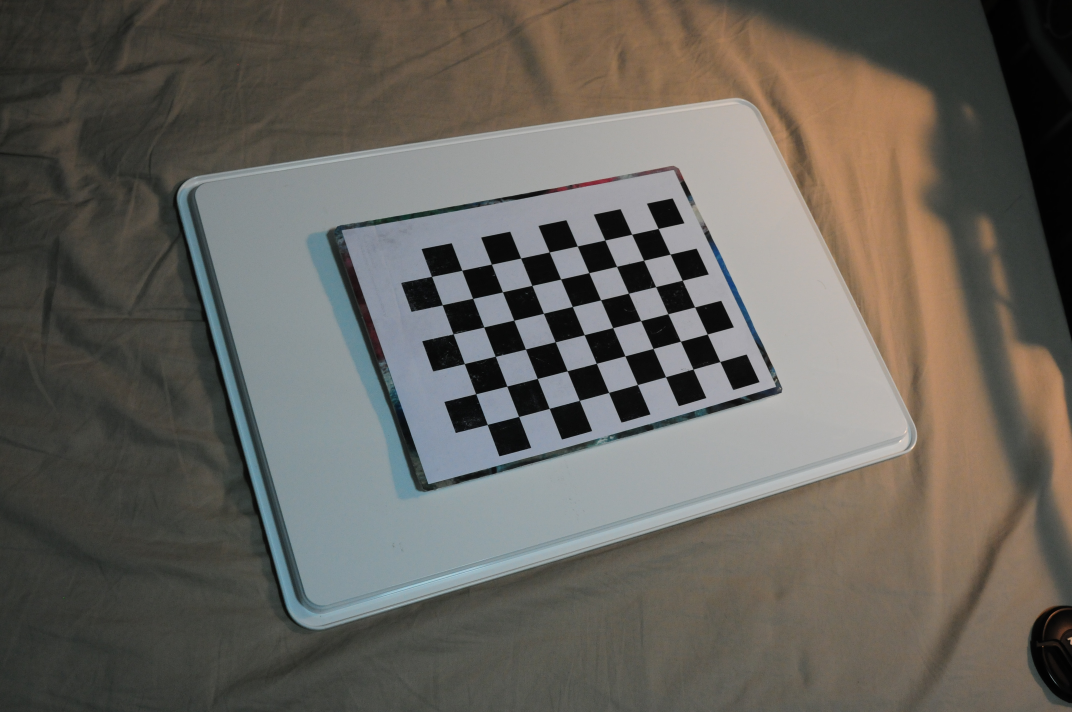
#> input picture versions/V1.1/Components/DSC_0631.JPG, 4288 x 2848 px (shown at 1/4 size)
$ python py_preprocess.py
#> lines starting #> are read from the running program, lines starting #| are printed output that depends on the picture; after the words box and inside, x2 and y2 are one past the last pixel; in counts of white or black regions, pixels touching at a corner belong together
# -*- coding: utf-8 -*-

import cv2
import numpy as np
import pickle


def undistortImage(Image, CameraMatrix, StoreImage=False, ImageName='Image'):
    # Get the parameters
    with open(CameraMatrix, 'rb') as f:
        cameraMatrix = pickle.load(f)
        mtx = cameraMatrix['mtx']
        dist = cameraMatrix['dist']

    # Undistort
    dst = cv2.undistort(Image, mtx, dist, None, mtx)

    # Store the undistorted image
    if StoreImage:
        cv2.imwrite(ImageName + '_undistorted.jpg', dst)

    return dst


def findChessboardInImage(Image, Width=6, Height=9):
    criteria = (cv2.TERM_CRITERIA_EPS + cv2.TERM_CRITERIA_MAX_ITER, 30, 0.001)

    img_size = Image.shape[:2]
    gray = cv2.cvtColor(Image, cv2.COLOR_BGR2GRAY)

    # Find the chess board corners
    ret, corners = cv2.findChessboardCorners(gray, (Height, Width), None)

    # If found, return corners
    if ret:
        corners2 = cv2.cornerSubPix(gray, corners, (11, 11), (-1, -1), criteria)
        return corners2
    else:
        return []


def getChessboardCorners(Corners, Width=6, Height=9):
    # Get the 4 corner points of the chessboard
    points = Corners[0]
    for i in (Height - 1, (Width - 1) * Height, Width * Height - 1):
        points = np.vstack((points, Corners[i]))
    return points


def getNewPoints(Width=6, Height=9, Size=(8000, 8000)):
    # Get the 4 new points based on the chessboard size
    halfWidth = (Height - 1) * 50
    halfHeight = (Width - 1) * 50
    p1 = np.float32([Size[0] / 2 - halfWidth, Size[1] / 2 - halfHeight])
    p2 = np.float32([Size[0] / 2 + halfWidth, Size[1] / 2 - halfHeight])
    p3 = np.float32([Size[0] / 2 - halfWidth, Size[1] / 2 + halfHeight])
    p4 = np.float32([Size[0] / 2 + halfWidth, Size[1] / 2 + halfHeight])
    return np.vstack((p1, p2, p3, p4))


def cropImgPerspectively(Image, OldPoints, NewPoints, Size=(8000, 8000)):
    # From the Old and New points get the transform matrix, then crop image
    M = cv2.getPerspectiveTransform(OldPoints, NewPoints)
    return cv2.warpPerspective(Image, M, Size)


def showImg(winName, mat, Width=None, Height=None):
    # Get image size
    # if Width is None or Height is None:
    #     Height, Width = mat.shape[:2]

    dim = None

    # if both the width and height are None
    if Width is None and Height is None:
        dim = mat.shape[:2]

    # check to see if the width is None
    elif Width is None:
        # calculate the ratio of the height and construct the
        # dimensions
        r = Height / float(mat.shape[0])
        dim = (int(mat.shape[1] * r), Height)

    # otherwise, the height is None
    else:
        # calculate the ratio of the width and construct the
        # dimensions
        r = Width / float(mat.shape[1])
        dim = (Width, int(mat.shape[0] * r))

    # Display image
    cv2.namedWindow(winName, 0)
    cv2.resizeWindow(winName, dim[0], dim[1])
    cv2.imshow(winName, mat)


def cropBlackBorder(Image):
    # This function crop the balck border of an image

    # Convert the image to gray
    gray = cv2.cvtColor(Image, cv2.COLOR_BGR2GRAY)
    _, gray = cv2.threshold(gray, 1, 255, cv2.THRESH_BINARY)

    # Get the outer contour
    contours, hierarchy = cv2.findContours(gray, cv2.RETR_EXTERNAL, cv2.CHAIN_APPROX_SIMPLE)
    cnt = contours[0]
    x, y, w, h = cv2.boundingRect(cnt)
    return Image[y:y + h, x:x + w]


if __name__ == '__main__':
    MainImage = cv2.imread('DSC_0631.JPG')
#> MainImage is the input picture: shape (2848, 4288, 3); mean B, G, R 92, 98.5, 101.9
    showImg('Before', MainImage, 900)
    cv2.waitKey(1)
    MainImage = undistortImage(MainImage, 'matrix.p')
#> (reads versions/V1.1/Components/matrix.p from the repository)
#> in undistortImage, `dst = cv2.undistort(Image, mtx, dist, None, mtx)`:
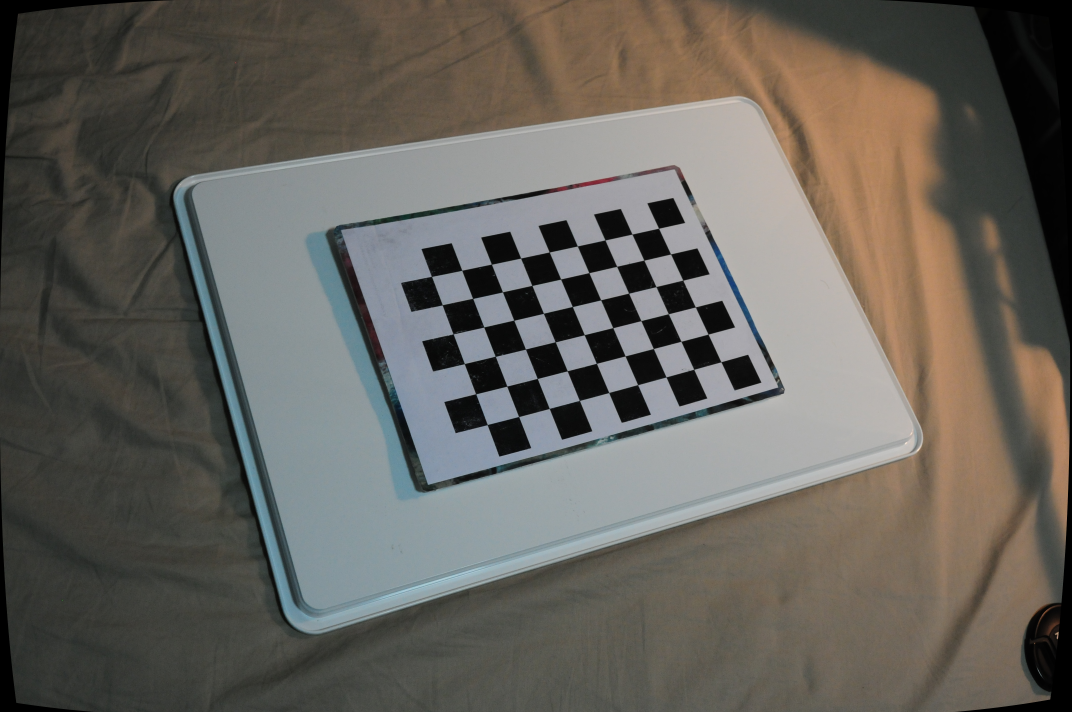
#> dst: shape (2848, 4288, 3) (shown at 1/4 size); mean B, G, R 92, 98.4, 101.8
    corners = findChessboardInImage(MainImage, Width=6, Height=9)
#> in findChessboardInImage, `gray = cv2.cvtColor(Image, cv2.COLOR_BGR2GRAY)`:
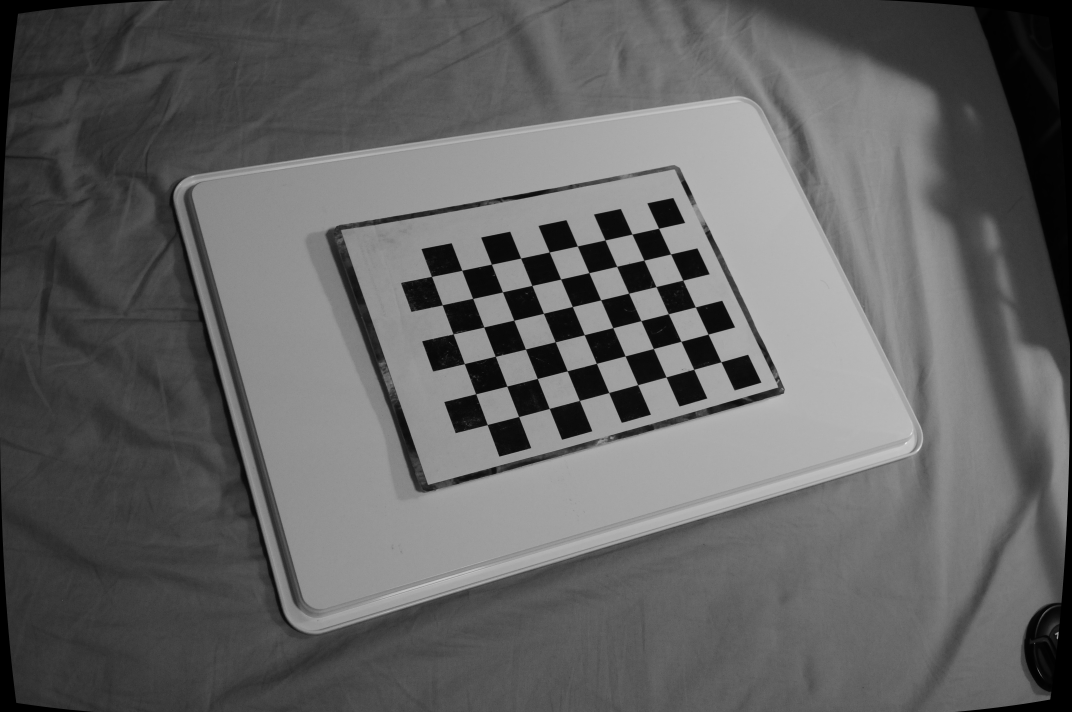
#> gray: shape (2848, 4288) (shown at 1/4 size); min 0, max 242, mean 98.7
#> in findChessboardInImage, `ret, corners = cv2.findChessboardCorners(gray, (Height, Width), None)`: ret = True; corners = 54 rows, first 8: [2885.2, 1448.6], [2776.1, 1478.3], [2665.5, 1509], [2552.1, 1540.2], [2436.6, 1571.5], [2319.1, 1603.3], [2198.3, 1635.2], [2076.1, 1667.6]
#> in findChessboardInImage, `corners2 = cv2.cornerSubPix(gray, corners, (11, 11), (-1, -1), criteria)`: corners2 = 54 rows, first 8: [2885.3, 1448.7], [2776.4, 1478.6], [2665.5, 1509.2], [2551.8, 1540.3], [2436.6, 1571.6], [2318.8, 1603.1], [2198.4, 1635.3], [2076, 1667.6]
#> corners has the same summary as corners2 in findChessboardInImage
    oldChessBoardCorners = getChessboardCorners(corners)
#> in getChessboardCorners, `points = Corners[0]`: points = [[2885.3, 1448.7]]
#> the loop in getChessboardCorners, `for i in (Height - 1, (Width - 1) * Height, Width * Height - 1):` made 3 passes
#> points on passes 1 to 2: [[2885.3, 1448.7], [1950.4, 1699.9]], [[2885.3, 1448.7], [1950.4, 1699.9], [2635.7, 914.5]]
#> oldChessBoardCorners = [[2885.3, 1448.7], [1950.4, 1699.9], [2635.7, 914.5], [1727.2, 1107]]
    ChessBoardCorners = getNewPoints(Width=6, Height=9, Size=(8000, 8000))

    # Transform and save the image
    MainImage = cropImgPerspectively(MainImage, oldChessBoardCorners, ChessBoardCorners)
#> in cropImgPerspectively, `M = cv2.getPerspectiveTransform(OldPoints, NewPoints)`: M = [[-1.05, 0.801, 5402.9], [-0.449, -0.343, 5485.4], [-6.39e-05, 0.000117, 1]]
    # cv2.imwrite('imgAfter', MainImage)
    showImg('After', MainImage, 900, 900)
    cv2.waitKey(1)

    # Crop the black border
    crop = cropBlackBorder(MainImage)
#> in cropBlackBorder, `gray = cv2.cvtColor(Image, cv2.COLOR_BGR2GRAY)`:
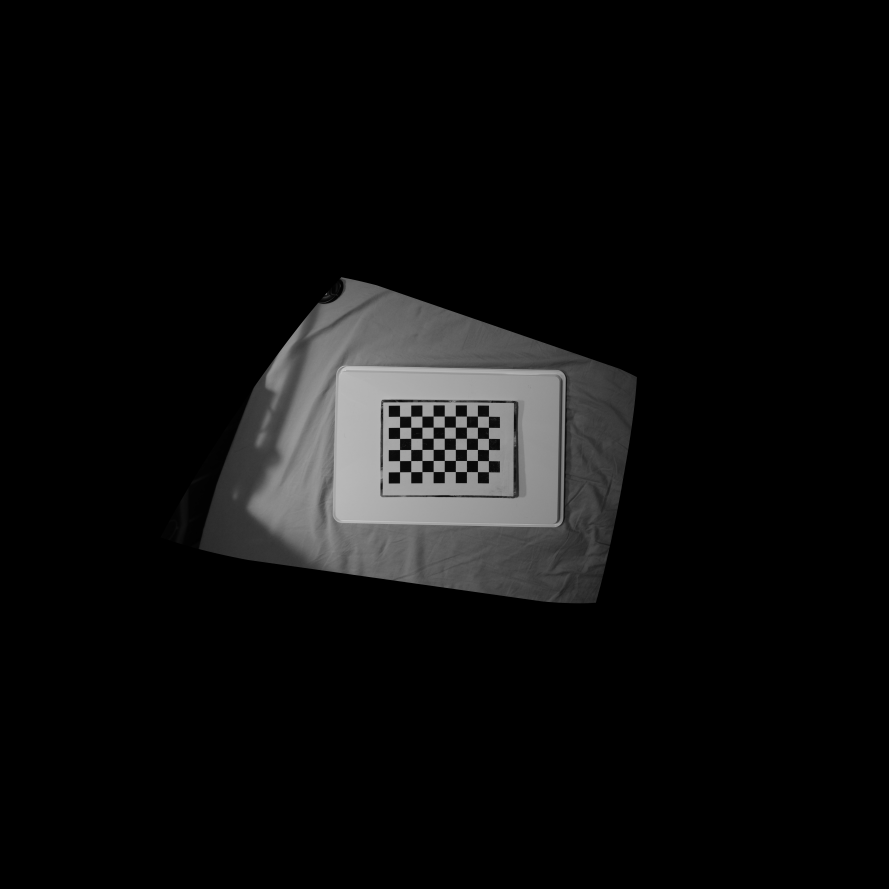
#> gray: shape (8000, 8000) (shown at 1/9 size); min 0, max 242, mean 13.4
#> in cropBlackBorder, `_, gray = cv2.threshold(gray, 1, 255, cv2.THRESH_BINARY)`:
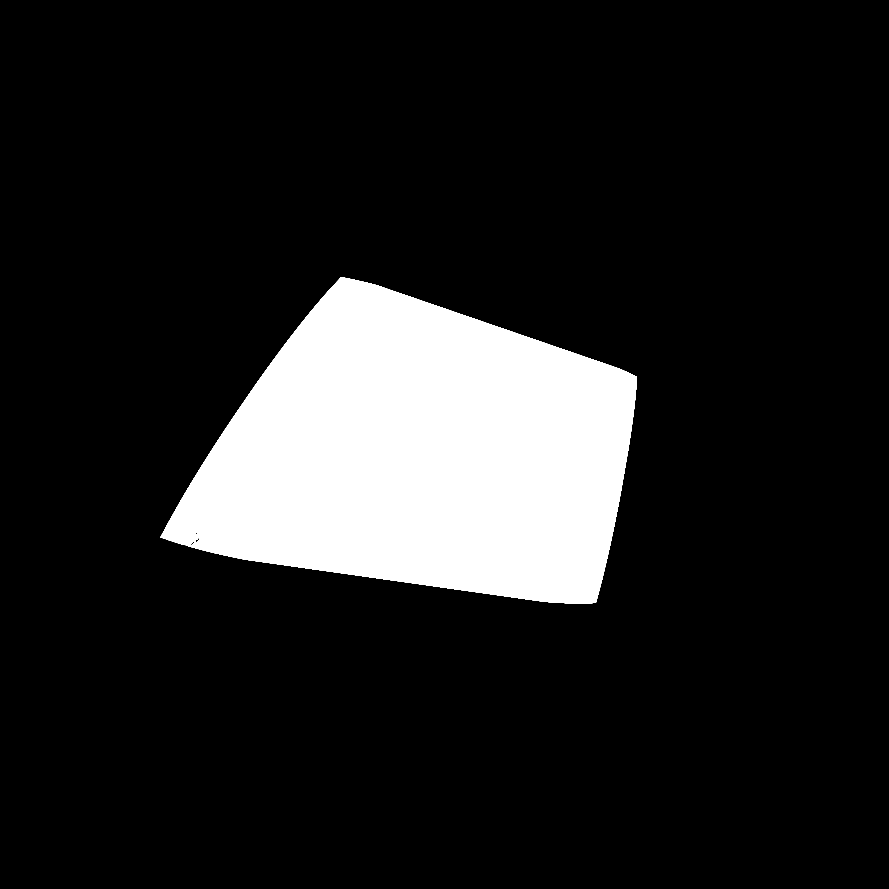
#> gray: shape (8000, 8000) (shown at 1/9 size); 13.3% white; 1 white region
#> in cropBlackBorder, `contours, hierarchy = cv2.findContours(gray, cv2.RETR_EXTERNAL, cv2.CH..`: contours = 1 contour; box (x1, y1, x2, y2) and area: (1445, 2494, 5733, 5431) 8477994
#> in cropBlackBorder, `cnt = contours[0]`: cnt = contour of 5334 points, box (x1, y1, x2, y2) (1445, 2494, 5733, 5431), area 8477994
#> in cropBlackBorder, `x, y, w, h = cv2.boundingRect(cnt)`: x = 1445; y = 2494; w = 4288; h = 2937
#> in cropBlackBorder, `return Image[y:y + h, x:x + w]`:
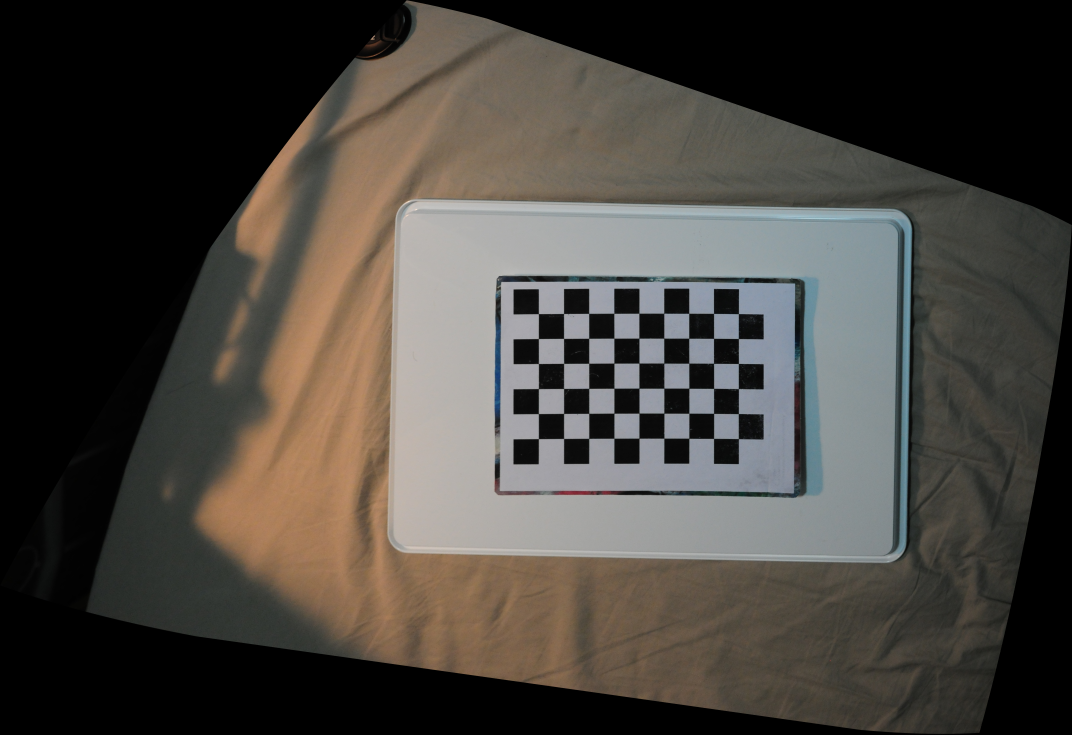
#> returned value: shape (2937, 4288, 3) (shown at 1/4 size); mean of channels 0, 1, 2 62.2, 67.6, 71.6; drawn as B, G, R
    showImg('crop', crop, 800)
    cv2.waitKey(0)
    cv2.destroyAllWindows()
